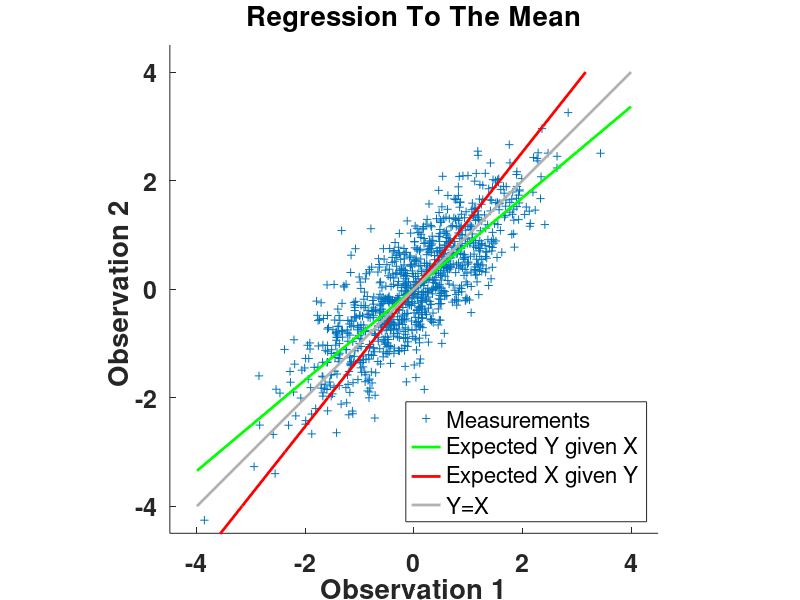

This figure's MATLAB source:
% Regression to the mean demonstration
% 26/4/2013

N = 1000;              % Number of samples
trueData = randn(N,1); % Values of samples. Mean = zero, Variance = 1.

% xx are exact obsevations in this example: zero measurement error

% yy are observations with error - e.g. from a measurement error  
%
% Coefficients for generating yy in this sample are chosen to ensure:
% (a) yy and xx have the same mean 
% (b) yy and xx have the same variance
% 
% (a) can be achieved by de-biasing the measurements, or may occur without
% de-biasing if the observation error is a "Zero Mean Error"
% (b) can be achieved by rescaling the measurements
%    - this is legitimate, because we are interested in the change in the 
%      relative position of 2 measurements of the same specimen, and not
%      the absolute values. 
%
% In this example the mean of the data (both true and observed) is zero:
% Regression towards the Mean still occurs if the mean is non-zero
% I.e. the effect is not "regression towards (an arbitary) zero"
% Prove this for yourself with an edited version of this MATLAB script
% (Unless this is obvious to you; which seems unlikely.)

xx = trueData;                      
yy = 0.8*trueData + 0.6*randn(N,1); % Parameters lead to the same variance
                            % Because std deviations add in quadrature
                            % And 0.64 + 0.36 = 1
mean(xx);
mean(yy);
std(xx);
std(yy);  % Means should converge to zero, and stds should converge to 1

p = polyfit(xx,yy,1);  % p returns 2 coefficients fitting r = a_1 * x + a_2

% Observe that the linear fit has a slope of about 0.8, and not 1.
% This is due to Regression Towards The Mean

p2 = polyfit(yy,xx,1); % REMOVE the semicolon for demo code

% Observe that the linear fit is again 0.8, due to regression to the mean

myPlot1=figure(1);
scatter(xx,yy,'+k')

hold on 
simFromXX = floor(min(xx)):ceil(max(xx));
plot(simFromXX,p(1)*simFromXX+p(2),'g','LineWidth',2);

simFromYY = floor(min(yy)):ceil(max(yy));
plot(p2(1)*simFromYY+p2(2), simFromYY,'r','LineWidth',2);

axis equal
plot([-4,4],[-4,4],'color',[0.7 0.7 0.7],'LineWidth',2)

legend('Measurements','Expected Y given X', ...
    'Expected X given Y', 'Y=X', ...
    'Location','SouthEast');
hold off

xlabel('Observation 1', 'fontsize',18)
ylabel('Observation 2 ', 'fontsize',18)
title('Regression To The Mean', 'fontsize',18)

set(gca,'FontSize',18,'fontweight','bold');
set(myPlot1,'Position',[100,100,720,600]); % 720 px wide, 600 high
set(myPlot1,'color','w')

xlim([-4.5 4.5])
ylim([-4.5 4.5])